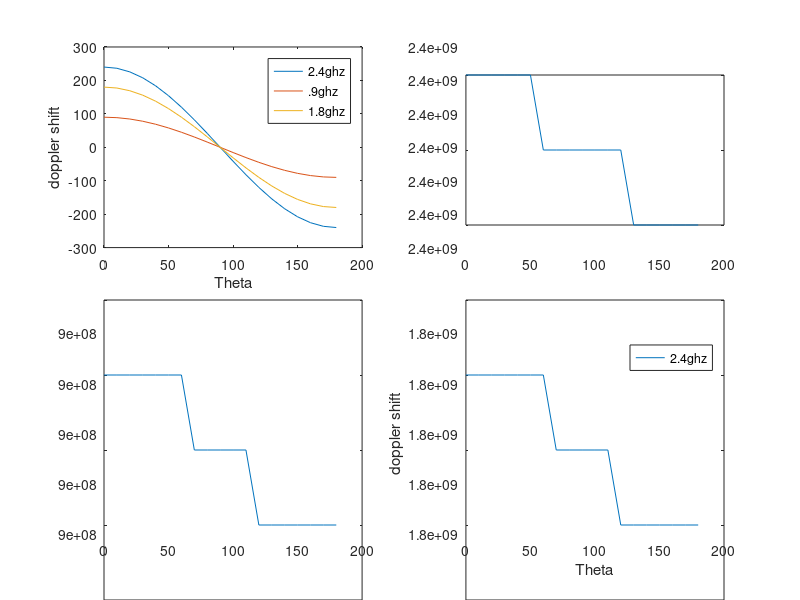

The MATLAB source for this figure:
#simulation of doppler effect in the matlab.
#freq=2.4ghz and velocity=30km/h and distance=100m
# find lembda and plot graph b/w doppler shift and angle

clear all;
close all;
clc;

freq = (2.4)*10^9;
freq1 = (.9)*10^9;
freq2 = (1.8)*10^9;

velocity = 30 ;

distance  = 100;

lembda = (3*10^8)/(freq);
lembda1 = (3*10^8)/(freq1);
lembda2 = (3*10^8)/(freq2);

theta = [0:10:180];

fd = (velocity/lembda)*cosd(theta);
fd1 = (velocity/lembda1)*cosd(theta);
fd2 = (velocity/lembda2)*cosd(theta);

subplot(2,2,1);
plot(theta,fd);
hold on;
plot(theta,fd1);
plot(theta,fd2);
legend('2.4ghz','.9ghz','1.8ghz');
xlabel("Theta");
ylabel("doppler shift");

subplot(2,2,2);
plot(theta,fd+freq);
subplot(2,2,3);
plot(theta,fd1+freq1);
subplot(2,2,4);
plot(theta,fd2+freq2);
legend('2.4ghz','.9ghz','1.8ghz');
xlabel("Theta");
ylabel("doppler shift");





